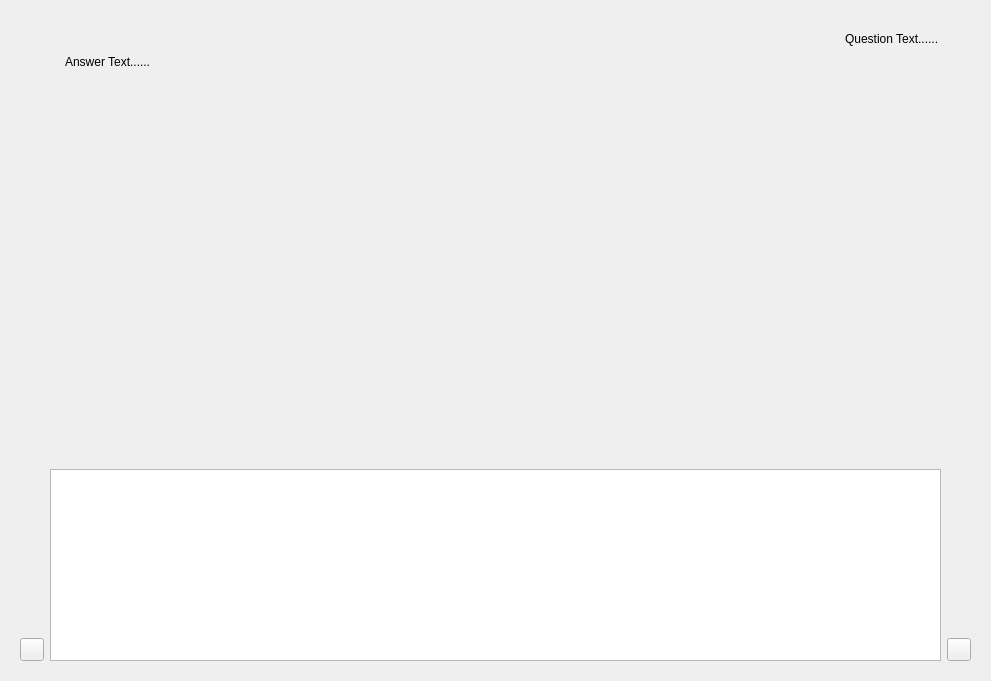
<?xml version="1.0" encoding="UTF-8"?>
<ui version="4.0">
 <class>Dialog</class>
 <widget class="QFrame" name="Dialog">
  <property name="geometry">
   <rect>
    <x>0</x>
    <y>0</y>
    <width>991</width>
    <height>681</height>
   </rect>
  </property>
  <property name="windowTitle">
   <string>人工智能旅行社客服 %s</string>
  </property>
  <widget class="QWidget" name="verticalLayoutWidget">
   <property name="geometry">
    <rect>
     <x>0</x>
     <y>0</y>
     <width>991</width>
     <height>681</height>
    </rect>
   </property>
   <layout class="QVBoxLayout" name="lay">
    <property name="leftMargin">
     <number>20</number>
    </property>
    <property name="topMargin">
     <number>32</number>
    </property>
    <property name="rightMargin">
     <number>20</number>
    </property>
    <property name="bottomMargin">
     <number>20</number>
    </property>
    <item>
     <widget class="ScrollArea" name="scroll">
      <property name="styleSheet">
       <string notr="true">QScrollArea{background: transparent; border: none}</string>
      </property>
      <property name="widgetResizable">
       <bool>true</bool>
      </property>
      <widget class="QWidget" name="scrollwidget">
       <property name="geometry">
        <rect>
         <x>0</x>
         <y>0</y>
         <width>951</width>
         <height>429</height>
        </rect>
       </property>
       <property name="styleSheet">
        <string notr="true">QWidget{background: transparent}</string>
       </property>
       <widget class="QWidget" name="verticalLayoutWidget_2">
        <property name="geometry">
         <rect>
          <x>0</x>
          <y>0</y>
          <width>951</width>
          <height>421</height>
         </rect>
        </property>
        <layout class="QVBoxLayout" name="scrlay">
         <property name="leftMargin">
          <number>32</number>
         </property>
         <property name="rightMargin">
          <number>32</number>
         </property>
         <item>
          <layout class="QHBoxLayout" name="hlay1">
           <item alignment="Qt::AlignRight|Qt::AlignVCenter">
            <widget class="BodyLabel" name="quelabel1">
             <property name="text">
              <string>Question Text......</string>
             </property>
             <property name="lightCustomQss" stdset="0">
              <string>QLabel{ 	font-size: 16px; 	line-height: 28px; 	color: #262626; 	padding: 8px 20px; 	white-space: pre-wrap; 	background-color: #eff6ff; 	border-radius: 14px; 	position: relative; }</string>
             </property>
             <property name="darkCustomQss" stdset="0">
              <string>QLabel{ 	font-size: 16px; 	line-height: 28px; 	color: #f8faff; 	padding: 8px 20px; 	white-space: pre-wrap; 	background-color: #414158; 	border-radius: 14px; 	position: relative; }</string>
             </property>
            </widget>
           </item>
          </layout>
         </item>
         <item>
          <layout class="QHBoxLayout" name="hlay2">
           <item alignment="Qt::AlignLeft|Qt::AlignTop">
            <widget class="PixmapLabel" name="head1">
             <property name="pixmap">
              <pixmap>:/app/img/head.png</pixmap>
             </property>
            </widget>
           </item>
           <item>
            <widget class="BodyLabel" name="anslabel1">
             <property name="text">
              <string>Answer Text......</string>
             </property>
            </widget>
           </item>
           <item>
            <spacer name="hSpacer1">
             <property name="orientation">
              <enum>Qt::Horizontal</enum>
             </property>
             <property name="sizeHint" stdset="0">
              <size>
               <width>40</width>
               <height>20</height>
              </size>
             </property>
            </spacer>
           </item>
          </layout>
         </item>
         <item>
          <spacer name="vSpacer">
           <property name="orientation">
            <enum>Qt::Vertical</enum>
           </property>
           <property name="sizeHint" stdset="0">
            <size>
             <width>20</width>
             <height>40</height>
            </size>
           </property>
          </spacer>
         </item>
        </layout>
       </widget>
      </widget>
     </widget>
    </item>
    <item>
     <layout class="QHBoxLayout" name="sendlay">
      <item alignment="Qt::AlignBottom">
       <widget class="ToolButton" name="toggleTheme">
        <property name="fluentIcon">
         <number>114</number>
        </property>
       </widget>
      </item>
      <item>
       <widget class="PlainTextEdit" name="Input">
        <property name="sizePolicy">
         <sizepolicy hsizetype="Expanding" vsizetype="Preferred">
          <horstretch>0</horstretch>
          <verstretch>0</verstretch>
         </sizepolicy>
        </property>
       </widget>
      </item>
      <item alignment="Qt::AlignBottom">
       <widget class="PrimaryToolButton" name="Send">
        <property name="shortcut">
         <string>Return</string>
        </property>
        <property name="fluentIcon">
         <number>0</number>
        </property>
       </widget>
      </item>
     </layout>
    </item>
   </layout>
  </widget>
 </widget>
 <customwidgets>
  <customwidget>
   <class>ToolButton</class>
   <extends>QToolButton</extends>
   <header>qfluentwidgets</header>
  </customwidget>
  <customwidget>
   <class>PrimaryToolButton</class>
   <extends>ToolButton</extends>
   <header>qfluentwidgets</header>
  </customwidget>
  <customwidget>
   <class>PixmapLabel</class>
   <extends>QLabel</extends>
   <header>qfluentwidgets</header>
  </customwidget>
  <customwidget>
   <class>ScrollArea</class>
   <extends>QScrollArea</extends>
   <header>qfluentwidgets</header>
   <container>1</container>
  </customwidget>
  <customwidget>
   <class>BodyLabel</class>
   <extends>QLabel</extends>
   <header>qfluentwidgets</header>
  </customwidget>
  <customwidget>
   <class>PlainTextEdit</class>
   <extends>QPlainTextEdit</extends>
   <header>qfluentwidgets</header>
  </customwidget>
 </customwidgets>
 <resources>
  <include location="resource/resource.qrc"/>
 </resources>
 <connections/>
</ui>
